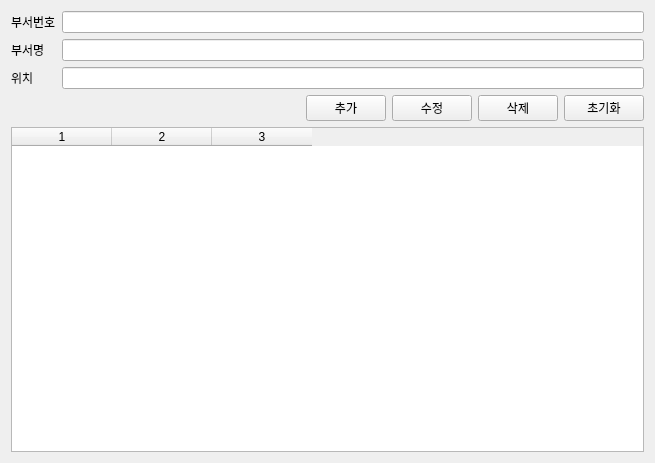
<?xml version="1.0" encoding="UTF-8"?>
<ui version="4.0">
 <class>DepartmentForm</class>
 <widget class="QWidget" name="DepartmentForm">
  <property name="geometry">
   <rect>
    <x>0</x>
    <y>0</y>
    <width>655</width>
    <height>463</height>
   </rect>
  </property>
  <property name="windowTitle">
   <string>Form</string>
  </property>
  <layout class="QGridLayout" name="gridLayout">
   <item row="1" column="0">
    <layout class="QHBoxLayout" name="horizontalLayout">
     <item>
      <spacer name="horizontalSpacer">
       <property name="orientation">
        <enum>Qt::Horizontal</enum>
       </property>
       <property name="sizeHint" stdset="0">
        <size>
         <width>88</width>
         <height>20</height>
        </size>
       </property>
      </spacer>
     </item>
     <item>
      <widget class="QPushButton" name="btn_add">
       <property name="text">
        <string>추가</string>
       </property>
      </widget>
     </item>
     <item>
      <widget class="QPushButton" name="btn_update">
       <property name="text">
        <string>수정</string>
       </property>
      </widget>
     </item>
     <item>
      <widget class="QPushButton" name="btn_del">
       <property name="text">
        <string>삭제</string>
       </property>
      </widget>
     </item>
     <item>
      <widget class="QPushButton" name="btn_init">
       <property name="text">
        <string>초기화</string>
       </property>
      </widget>
     </item>
    </layout>
   </item>
   <item row="0" column="0">
    <layout class="QFormLayout" name="formLayout">
     <item row="0" column="0">
      <widget class="QLabel" name="lbl_no">
       <property name="text">
        <string>부서번호</string>
       </property>
      </widget>
     </item>
     <item row="0" column="1">
      <widget class="QLineEdit" name="le_no"/>
     </item>
     <item row="1" column="0">
      <widget class="QLabel" name="lbl_name">
       <property name="text">
        <string>부서명</string>
       </property>
      </widget>
     </item>
     <item row="1" column="1">
      <widget class="QLineEdit" name="le_name"/>
     </item>
     <item row="2" column="0">
      <widget class="QLabel" name="lbl_floor">
       <property name="text">
        <string>위치</string>
       </property>
      </widget>
     </item>
     <item row="2" column="1">
      <widget class="QLineEdit" name="le_floor"/>
     </item>
    </layout>
   </item>
   <item row="2" column="0">
    <widget class="QTableWidget" name="tableWidget">
     <property name="rowCount">
      <number>0</number>
     </property>
     <property name="columnCount">
      <number>3</number>
     </property>
     <column/>
     <column/>
     <column/>
    </widget>
   </item>
  </layout>
 </widget>
 <resources/>
 <connections/>
</ui>
